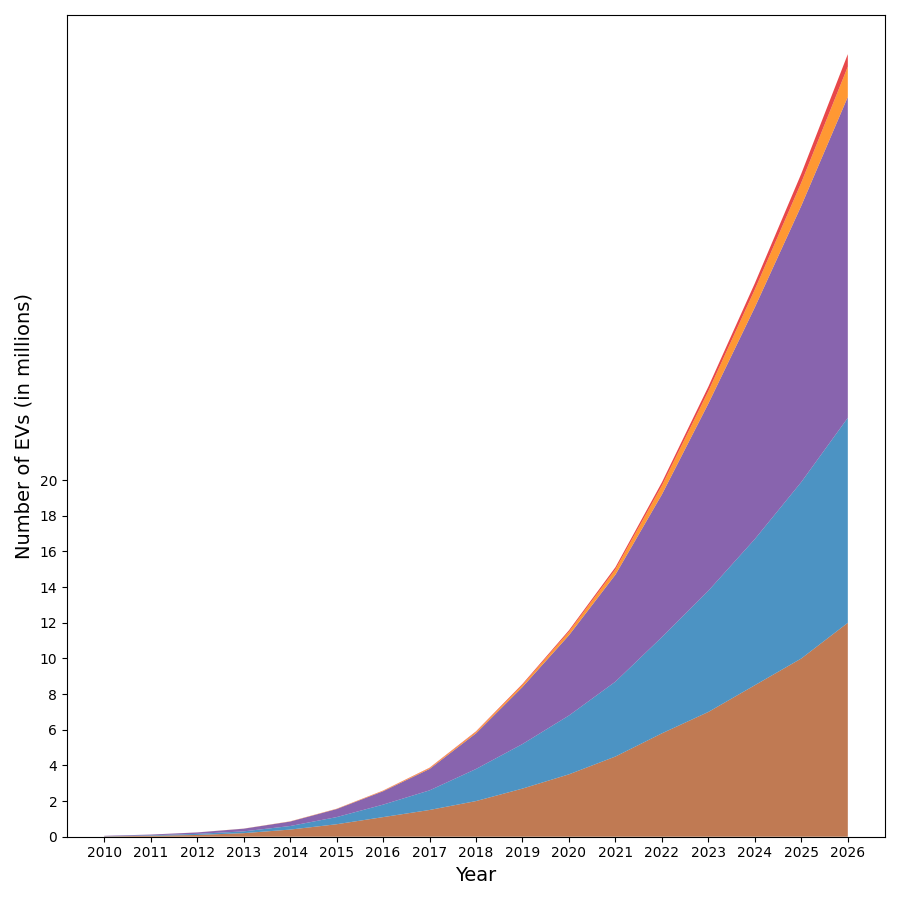

Here is the Python script that generated this plot:
import matplotlib.pyplot as plt
import numpy as np

years = np.arange(2010, 2027)

north_america = [0.02, 0.05, 0.1, 0.2, 0.4, 0.7, 1.1, 1.5, 2, 2.7, 3.5, 4.5, 5.8, 7, 8.5, 10, 12]
europe = [0.01, 0.03, 0.06, 0.1, 0.2, 0.4, 0.7, 1.1, 1.8, 2.5, 3.3, 4.2, 5.4, 6.8, 8.2, 9.9, 11.5]
asia = [0.02, 0.04, 0.08, 0.15, 0.25, 0.45, 0.75, 1.2, 2, 3.2, 4.5, 6, 8, 10.5, 13, 15.5, 18]
africa = [0.0005, 0.001, 0.002, 0.004, 0.01, 0.015, 0.03, 0.05, 0.08, 0.12, 0.2, 0.3, 0.5, 0.7, 1, 1.3, 1.7]
oceania = [0.0002, 0.0005, 0.001, 0.002, 0.003, 0.005, 0.01, 0.02, 0.03, 0.05, 0.08, 0.12, 0.18, 0.25, 0.35, 0.5, 0.7]

ev_adoption = np.vstack([north_america, europe, asia, africa, oceania])

fig, ax1 = plt.subplots(figsize=(9, 9))

ax1.stackplot(years, ev_adoption, colors=['#b15928', '#1f78b4', '#6a3d9a', '#ff7f00', '#e31a1c'], alpha=0.8)

ax1.set_xlabel('Year', fontsize=14)
ax1.set_ylabel('Number of EVs (in millions)', fontsize=14)
ax1.set_xticks(years)
ax1.set_yticks(np.arange(0, 20 + 1, 2))

plt.tight_layout()
plt.show()
